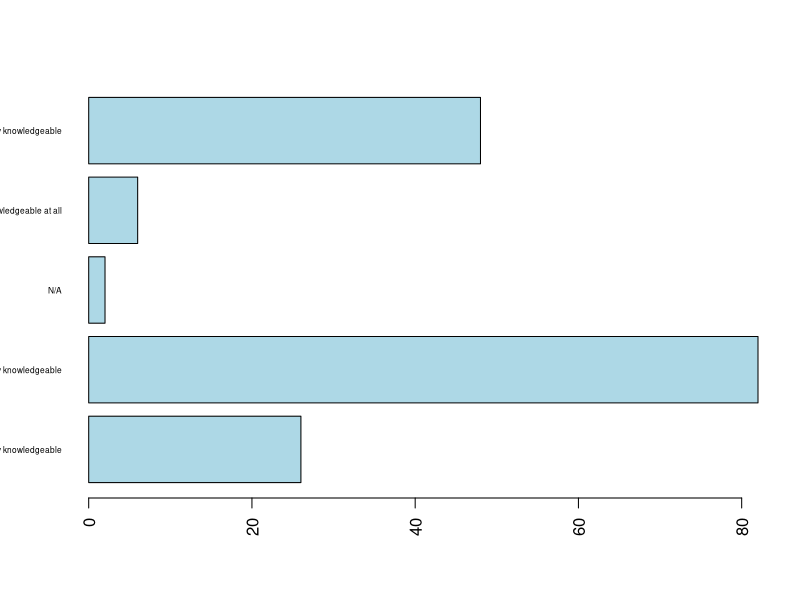
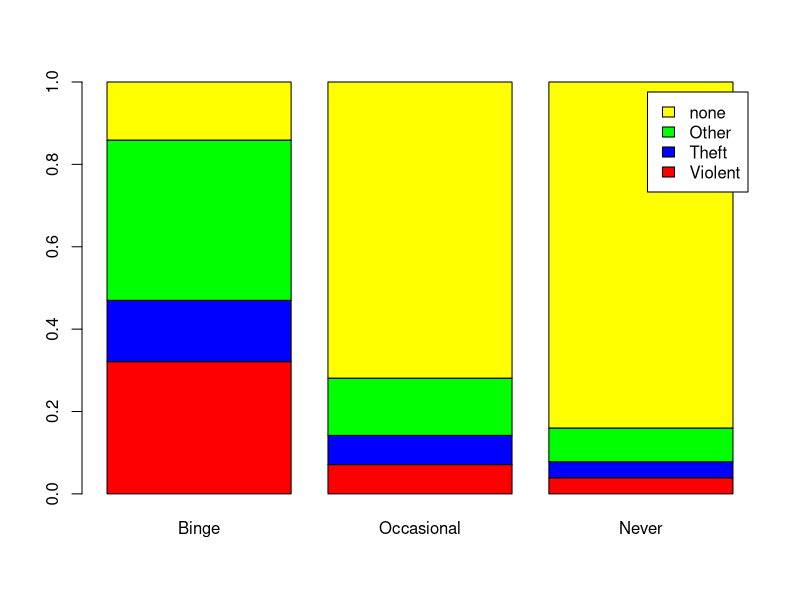
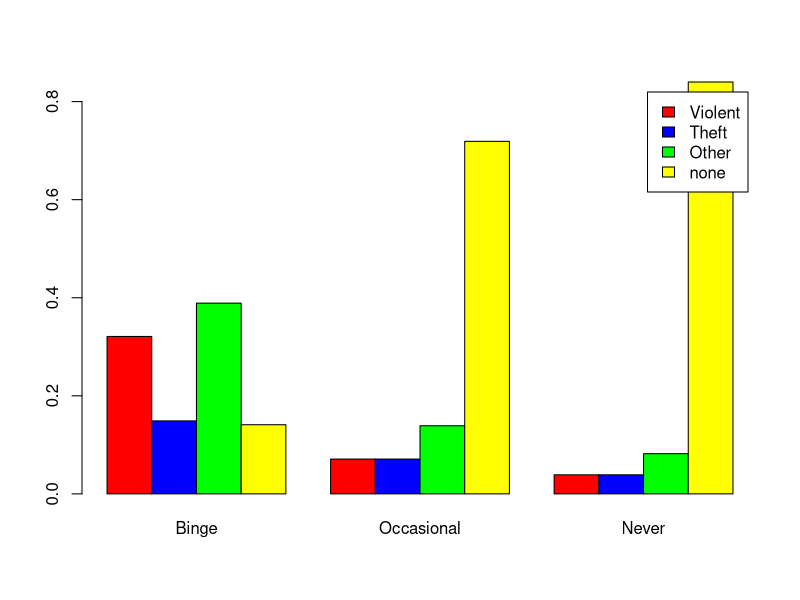
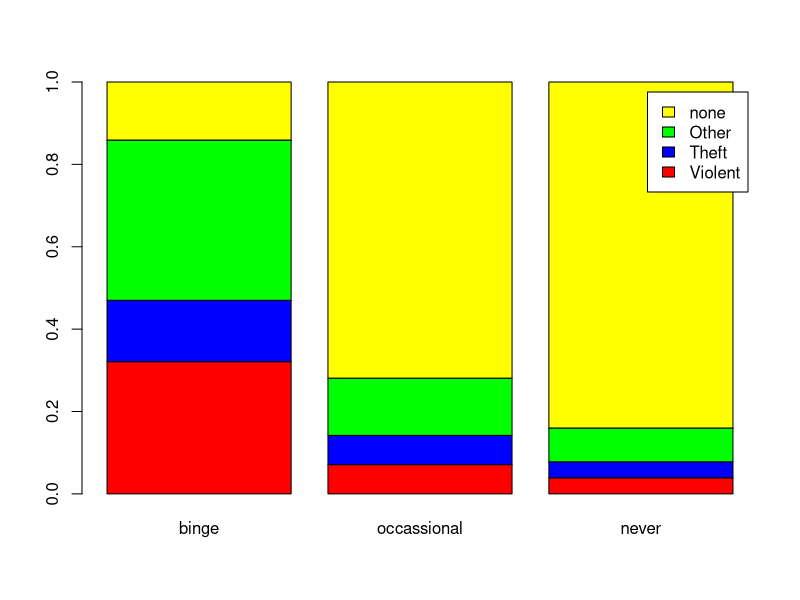
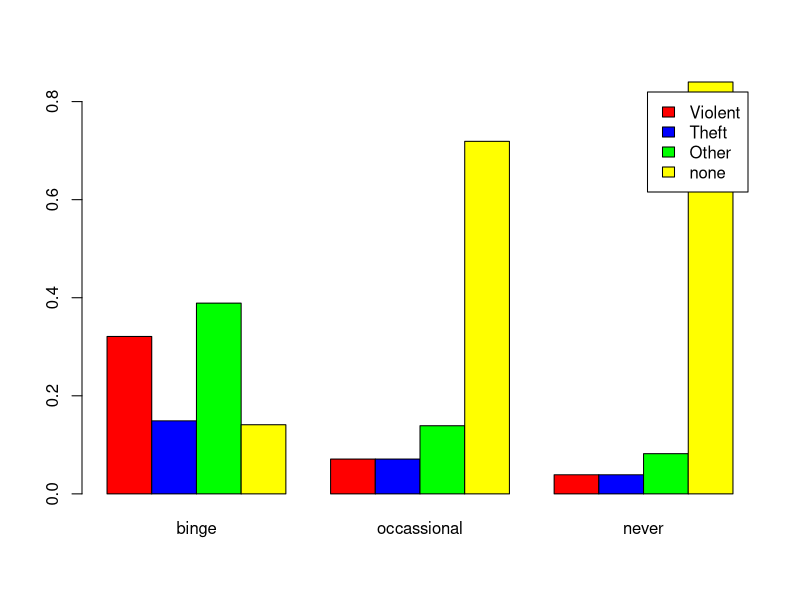

R code for these plots, in order: (Note: this script raises an error after producing the figures.)
## ---- chunk 1
knitr::opts_chunk$set(echo = TRUE)
## ---- chunk 2

library(sqldf)
library(dplyr)

## ---- chunk 3

survey <- read.csv("informatics_survey.csv", stringsAsFactors = FALSE)

# What happens if we don't set the stringsAsFactors argument?
q5_1 <- data.frame(survey$Q5_1, stringsAsFactors = FALSE)

colnames(q5_1) <- c("response")

# Remove the rows with empty responses.
q5_1 <- subset(q5_1, response != "")
q5_1 <- q5_1[q5_1$response != "",]

cnts <- table(q5_1)

# What does the las argument do?  Look it up with ?par().
barplot(cnts, 
        horiz = TRUE, 
        col   = 'lightblue',
        las   = 2,
        cex.names = 0.5)

# Save the original graph parameters.
opar <- par(no.readonly = TRUE)

# If necessary, adjust graph parameters to make the bar plot look good then rerun barplot code.
par(mai = c(.5, 1.5, .5, .5))

par(opar)

## ---- chunk 4

crime <- read.csv("drink_crime.csv", stringsAsFactors = FALSE)

barplot(as.matrix(crime[, c(2:4)]), 
        legend = crime[, 1],
           col = c("red","blue","green","yellow"))

barplot(as.matrix(crime[, c(2:4)]), 
        legend = crime[, 1],
           col = c("red","blue","green","yellow"),
        beside = TRUE)

lgnd        <- crime$Crime
binge       <- crime$Binge
occassional <- crime$Occasional
never       <- crime$Never
cnts        <- data.frame(binge, occassional, never)

barplot(as.matrix(cnts),
        legend = lgnd,
        col = c("red","blue","green","yellow"))

barplot(as.matrix(cnts),
        legend = lgnd,
        col = c("red","blue","green","yellow"),
        beside = TRUE )

## ---- chunk 5
# You can write a select statement with new column names.
tmp <- sqldf("select q3 as department, count(q3) as total from survey where q3 != ' ' group by q3")

# Or, you can execute a simple select and rename the variables afterwards.
tmp <- sqldf("select q3, count(q3) from survey where q3 != ' ' group by q3")

# Rename the columns -- department & department count.
colnames(tmp)  <- c("dept","dept_cnt")

# Add new column for academic group (HUM Humanities, SCI Sciences, SOC, Social Sciences, MED Medical)
tmp$acad_grp <- ""                       

# Set the new acad_grp column, using fix().  What happens if you use edit()?
fix(tmp)                                   

# Save a backup copy of the modified dataframe.
write.csv(tmp, file = "tmp.csv")          

# Create a new dataframe of the two columns needed for the pie chart. 
temp   <- data.frame(tmp$acad_grp, tmp$dept_cnt, stringsAsFactors = FALSE)

colnames(temp) <- c("acad_grp","dept_cnt")

grp_by <- group_by(temp, acad_grp)                    # Group rows by academic group.

slices <- summarize(grp_by, grp_tot = sum(dept_cnt))  # Sum dept_cnt for each academic group.

pie(slices$grp_tot, labels = slices$acad_grp, main = "Pie Chart") 

# We can accomplish the same thing with the pipe operator.
slices <- group_by(temp, acad_grp) %>% summarize(grp_tot = sum(dept_cnt))

pie(slices$grp_tot, labels = slices$acad_grp, main = "Pie Chart (Pipe)") 


## ---- chunk 6

opar <- par(no.readonly = TRUE)

par(mfrow = c(3, 1))

tmp <- read.delim("home_ownership.txt", sep = "\t", stringsAsFactors = FALSE)

hist(tmp$pct_1985, 
     main = "1985", 
     col  = "lightblue",
     ylim = c(0, 27),
     xlab = "Home Ownership %")

hist(tmp$pct_1996, 
     main = "1996", 
     col  = "lightblue",
     ylim = c(0, 27),
     xlab = "Home Ownership %")

hist(tmp$pct_2002, 
     main = "2002", 
     col  = "lightblue",
     ylim = c(0, 27),
     xlab = "Home Ownership %")

par(opar)


## ---- chunk 7


## ---- chunk 8



## ---- chunk 9
 
